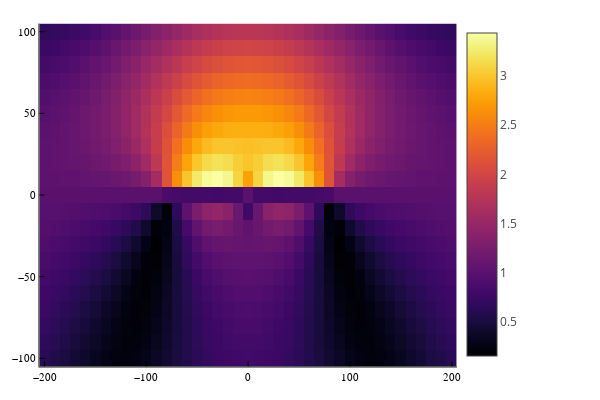

Here is the notebook cell this chart was saved with:
### Code cell
heatmap(xA,yA,imagenH)

### Figure 1 — Plotly figure (JSON) as saved in the notebook; plotly's stock layout.template omitted (floating-point values rounded to 4 significant figures; data arrays with more than 128 entries replaced by an {"elided": "..."} marker saying what was removed)
{"data": [{"colorbar": {"len": 0.9525, "title": {"text": ""}, "x": 0.7615, "y": 0.5139}, "colorscale": {"elided": "256x2 mixed values"}, "name": "y1", "showlegend": false, "showscale": true, "type": "heatmap", "x": [-205, -195, -185, -175, -165, -155, -145, -135, -125, -115, -105, -95, -85, -75, -65, -55, -45, -35, -25, -15, -5, 5, 15, 25, 35, 45, 55, 65, 75, 85, 95, 105, 115, 125, 135, 145, 155, 165, 175, 185, 195, 205], "xaxis": "x", "y": [-105, -95, -85, -75, -65, -55, -45, -35, -25, -15, -5, 5, 15, 25, 35, 45, 55, 65, 75, 85, 95, 105], "yaxis": "y", "z": {"elided": "21x41 float values"}, "zmax": 3.431, "zmin": 0.149}], "layout": {"annotations": [], "height": 400, "legend": {"bgcolor": "rgba(255, 255, 255, 1.000)", "bordercolor": "rgba(0, 0, 0, 1)", "borderwidth": 1, "font": {"color": "rgba(0, 0, 0, 1)", "family": "sans-serif", "size": 11}, "title": {"font": {"color": "rgba(0, 0, 0, 1)", "family": "sans-serif", "size": 15}, "text": ""}, "tracegroupgap": 0, "traceorder": "normal", "x": 1, "xanchor": "auto", "y": 1, "yanchor": "auto"}, "margin": {"b": 20, "l": 0, "r": 0, "t": 20}, "paper_bgcolor": "rgba(255, 255, 255, 1.000)", "plot_bgcolor": "rgba(255, 255, 255, 1.000)", "showlegend": true, "width": 600, "xaxis": {"anchor": "y", "autorange": false, "domain": [0.06582, 0.7615], "gridcolor": "rgba(0, 0, 0, 0.1)", "gridwidth": 0.5, "linecolor": "rgba(0, 0, 0, 1)", "mirror": false, "range": [-205, 205], "showgrid": true, "showline": true, "showticklabels": true, "tickangle": 0, "tickcolor": "rgb(0, 0, 0)", "tickfont": {"color": "rgba(0, 0, 0, 1)", "family": "sans-serif", "size": 11}, "tickmode": "array", "ticks": "inside", "ticktext": ["−200", "−100", "0", "100", "200"], "tickvals": [-200, -100, 0, 100, 200], "title": {"font": {"color": "rgba(0, 0, 0, 1)", "family": "sans-serif", "size": 15}, "text": ""}, "type": "linear", "visible": true, "zeroline": false, "zerolinecolor": "rgba(0, 0, 0, 1)"}, "yaxis": {"anchor": "x", "autorange": false, "domain": [0.03762, 0.9902], "gridcolor": "rgba(0, 0, 0, 0.1)", "gridwidth": 0.5, "linecolor": "rgba(0, 0, 0, 1)", "mirror": false, "range": [-105, 105], "showgrid": true, "showline": true, "showticklabels": true, "tickangle": 0, "tickcolor": "rgb(0, 0, 0)", "tickfont": {"color": "rgba(0, 0, 0, 1)", "family": "sans-serif", "size": 11}, "tickmode": "array", "ticks": "inside", "ticktext": ["−100", "−50", "0", "50", "100"], "tickvals": [-100, -50, 0, 50, 100], "title": {"font": {"color": "rgba(0, 0, 0, 1)", "family": "sans-serif", "size": 15}, "text": ""}, "type": "linear", "visible": true, "zeroline": false, "zerolinecolor": "rgba(0, 0, 0, 1)"}}}
